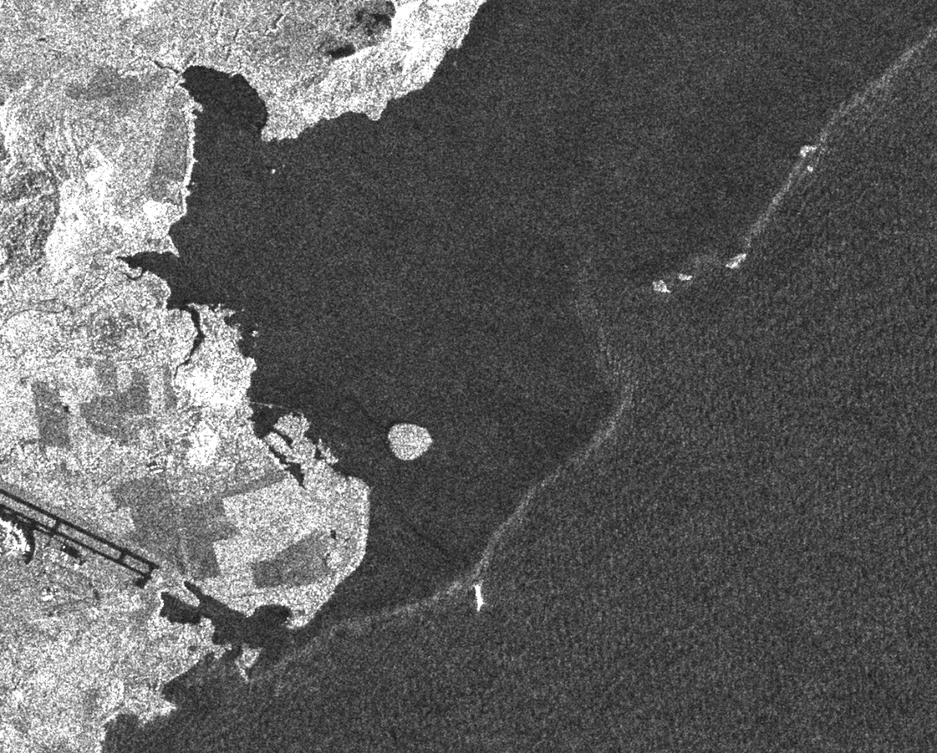
#> input picture A.png, 937 x 753 px, shrunk from 1164 x 935 before the run, found by its file name
$ jupyter execute --allow-errors 'PCA Test Normalisation.ipynb'
#> lines starting #> are read from the running program, lines starting #| are printed output that depends on the picture
[cell 1]
from google.colab import files
files.upload()
#> the answer given: A.png
files.upload()
#> the answer given: B.png

[cell 2]
import cv2
from collections import Counter
import numpy as np
import matplotlib.pyplot as plt
from sklearn.cluster import KMeans
from sklearn.decomposition import PCA
from sklearn.metrics import pairwise_distances_argmin
from sklearn.utils import shuffle
from time import time
from PIL import Image


"""HELPER FUNCTIONS"""

# Perform quantization - called by runner()
def quantize(img="A.PNG",
             img_quant_kmean="A_kmean.PNG", img_quant_random="A_random.PNG"):
    """
    Normalize the R/G/B histograms of B separately to match A
    :param img: The filepath (string) to the original image, with image file extension
    :param img_quant_kmean: The filepath (string) to the image after K-means quantization, with image file extension
    :param img_quant_random: The filepath (string) to the image after random quantization, with image file extension
    :returns: Nothing, but the image files are just saved in the respective filepaths
    """

    n_colors = 64

    # Load the photo
    oilspill = Image.open(img)

    # Convert to floats instead of the default 8 bits integer coding. Dividing by
    # 255 is important so that plt.imshow behaves works well on float data (need to
    # be in the range [0-1])
    oilspill = np.array(oilspill, dtype=np.float64) / 255

    # Load Image and transform to a 2D numpy array.
    w, h, d = original_shape = tuple(oilspill.shape)
    image_array = np.reshape(oilspill, (w * h, d))

    # print("Fitting model on a small sub-sample of the data")
    # t0 = time()
    image_array_sample = shuffle(image_array, random_state=0)[:1000]
    kmeans = KMeans(n_clusters=n_colors, random_state=0).fit(image_array_sample)
    # print("done in %0.3fs." % (time() - t0))

    # Get labels for all points
    # print("Predicting color indices on the full image (k-means)")
    # t0 = time()
    labels = kmeans.predict(image_array)
    # print("done in %0.3fs." % (time() - t0))

    codebook_random = shuffle(image_array, random_state=0)[:n_colors]
    # print("Predicting color indices on the full image (random)")
    # t0 = time()
    labels_random = pairwise_distances_argmin(codebook_random,
                                              image_array,
                                              axis=0)
    # print("done in %0.3fs." % (time() - t0))

    def recreate_image(codebook, labels, w, h):
        """Recreate the (compressed) image from the code book & labels"""
        d = codebook.shape[1]
        image = np.zeros((w, h, d))
        label_idx = 0
        for i in range(w):
            for j in range(h):
                image[i][j] = codebook[labels[label_idx]]
                label_idx += 1
        return image

    # [12 lines of commented-out code are left out]

    img1_output = recreate_image(kmeans.cluster_centers_, labels, w, h)
    img2_output = recreate_image(codebook_random, labels_random, w, h)

    # [6 lines of commented-out code are left out]

    kmean_output = Image.fromarray((img1_output * 255).astype(np.uint8), "RGBA");
    kmean_output.save(img_quant_kmean)
    random_output = Image.fromarray((img2_output * 255).astype(np.uint8), "RGBA");
    random_output.save(img_quant_random)


# Split image array into R/G/B channels - called by normalize()
def split_into_rgb_channels(image):
    """
    Split the target image into its red, green and blue channels.

    :param image: The input image as an numpy array of shape (rows, columns, 3).
    :returns:
        output - three numpy arrays of shape (rows, columns) and dtype same as
         image, containing the corresponding channels.
    """
    red = image[:, :, 2]
    green = image[:, :, 1]
    blue = image[:, :, 0]
    return red, green, blue


# Perform normalization - called by runner()
def normalize(before="A.PNG", after="B.PNG", after_norm="B_norm.PNG"):
    """
    Normalize the R/G/B histograms of B separately to match A
    :param before: The filepath (string) to the before image, with image file extension
    :param after: The filepath (string) to the after image, with image file extension
    :param after_norm: The filepath (string) to the after image after normalization, with image file extension
    :returns: Nothing, but the image files are just saved in the respective filepaths
    """

    # READ IMAGES
    reference2D = cv2.imread(before)  # before - by convention this is the reference
    source2D = cv2.imread(after)  # after

    # Initialise a new size to standardise dimensions between the two images
    new_size = np.asarray(reference2D.shape)
    reference2D = cv2.resize(reference2D, (new_size[1], new_size[0])).astype(int)  # BUG FIX
    source2D = cv2.resize(source2D, (new_size[1], new_size[0])).astype(int)  # BUG FIX

    reference2D_red, reference2D_green, reference2D_blue = split_into_rgb_channels(reference2D)
    source2D_red, source2D_green, source2D_blue = split_into_rgb_channels(source2D)
    target_red = np.zeros(source2D_red.shape).astype(int)
    target_green = np.zeros(source2D_green.shape).astype(int)
    target_blue = np.zeros(source2D_blue.shape).astype(int)

    for reference2D, source2D, channel in zip(
        (reference2D_red, reference2D_green, reference2D_blue),
        (source2D_red, source2D_green, source2D_blue),
        (2, 1, 0)):

        # For the rest of the analysis, unravel into a 1D array
        source = source2D.ravel()
        reference = reference2D.ravel()

        # Get the set of unique pixel values and their corresponding indices and counts
        s_values, s_idx, s_counts = np.unique(
            source, return_inverse=True, return_counts=True)

        # We can do the same with the reference (but we don't need the r_idx for this)
        r_values, r_counts = np.unique(reference, return_counts=True)

        # Now we need to calculate the empirical cumulative distribution, scaled 0 to 1.
        # Each quantile tells us, for each unique value, what proportion of the data fall at or below that value.
        # - If matching by CDF:
        s_quantiles = np.cumsum(s_counts).astype(np.float64) / source.size
        r_quantiles = np.cumsum(r_counts).astype(np.float64) / reference.size

        # To put it simply, we need to adjust source so that the blue line
        # matches the green line as closely as possible.
        # To do this, we can linearly interpolate on the arrays. This is the core concept of the algorithm.
        # The value of the source CDF at each unique input is mapped to the reference CDF
        # (It need not be an exact equality as we use linear interpolation).
        # The reference cdf value is then used to look up the corresponding reference value
        # (interpolated between values if the match isn't exact).
        # The interpolated values have the same shape as s_values -
        # the result is the new set of source values to replace the original.
        interp_r_values = np.interp(s_quantiles, r_quantiles, r_values)

        # Now we can take our s_idx to recreate an array of the same size as the source but with new values
        # this is the "new" source2D aka. the "B" image
        if channel == 2:
            target_red = interp_r_values[s_idx].reshape((new_size[0], new_size[1]))
            target = target_red
        elif channel == 1:
            target_green = interp_r_values[s_idx].reshape((new_size[0], new_size[1]))
            target = target_green
        else:
            target_blue = interp_r_values[s_idx].reshape((new_size[0], new_size[1]))
            target = target_blue

        # We can also visually assess the quality of the histogram match
        t_values, t_counts = np.unique(target, return_counts=True)
        t_quantiles = np.cumsum(t_counts).astype(np.float64) / target.size

        # [6 lines of commented-out code are left out]

    target = cv2.merge((target_blue, target_green, target_red)).astype(int)

    # Save normalised source2D image
    cv2.imwrite(after_norm, target)


# Find vector set - called by pcakmc()
def find_vector_set(diff_image, new_size, h):
    """
    Using the difference image, finds the vector set x_d(y,x) and the mean vector of this set.

    :param diff_image: Difference image X_d = |X_2 - X_1|
    :param new_size: Dimensions of the difference image
    :param h: Dimensions of sampling (square) block of neighbours to use for flattening to obtain 1d vector
    :returns:
        vector_set - A row matrix with (m×n)/(5×5) rows, where m×n is the dimension of the diff image
        mean_vec - The mean vector of vector_set
    """
    i = 0
    j = 0
    vector_set = np.zeros((int(new_size[0] * new_size[1] / h**2), h**2))  # intialise vector_set

    # Obtain h×h *non-overlapping* blocks of the difference image
    while i < vector_set.shape[0]:
        while j < new_size[1]:
            k = 0
            while k < new_size[0]:
                block = diff_image[k:k + h, j:j + h]  # BUG FIX 6 Nov 2020 swapped j and k
                feature = block.ravel()  # flatten the block to obtain a 1d vector
                vector_set[i, :] = feature
                k = k + h
            j = j + h
        i = i + 1
    mean_vec = np.mean(vector_set, axis=0)
    vector_set = vector_set - mean_vec  # mean-normalise the vector_set
    return vector_set, mean_vec


# Find feature vector space (FVS) - called by pcakmc()
def find_FVS(EVS, diff_image, mean_vec, new_size, r):
    """
    Finds feature vector space using eigenvector space,
    by projecting the obtained eigenvectors onto to the difference image

    :param EVS: Eigenvector set from applying PCA to the vector set
    :param diff_image: Difference image X_d = |X_2 - X_1|
    :param mean_vec: Mean vector of vector_set
    :param new_size: Dimensions of the difference image
    :param r: Sampling block half-length
    :return: FVS - Feature vector set
    """
    i = r
    feature_vector_set = []
    while i < new_size[1] - r:
        j = r
        while j < new_size[0] - r:
            block = diff_image[j-r:j+r+1, i-r:i+r+1]  # BUG FIX 6 Nov 2020 swapped i and j
            feature = block.flatten()  # flatten the feature_vector_set into a 1D vector
            feature_vector_set.append(feature)
            j = j + 1
        i = i + 1
    FVS = np.dot(feature_vector_set, EVS)
    FVS = FVS - mean_vec  # mean-normalise the FVS
    return FVS


# Apply k-means clustering to FVS - called by pcakmc()
def clustering(FVS, clusters, new_size, r):
    """
    Performs k-means clustering of the FVS to obtain two clusters.
    The cluster with the lowest number of pixels (since the changed component is lesser than the changed)
    is assigned to the least_index.

    :param FVS: Feature vector set
    :param clusters: Number of clusters used
    :param new_size: Dimensions of the difference image
    :param r: Sampling block half-length
    :returns:
        least_index - Index of identified cluster with fewest pixels
        change_map - Final resulting image that displays detected changes
    """
    kmeans = KMeans(clusters, verbose=0)
    kmeans.fit(FVS)
    output = kmeans.predict(FVS)
    count = Counter(output)
    least_index = min(count, key=count.get)
    change_map = np.reshape(output, (new_size[1] - 2*r, new_size[0] - 2*r))
    return least_index, change_map


# Wrapper function
def runner(before="A.PNG", after="B.PNG", diff="D.PNG", change="C.PNG",
            block_size=5, erode_size=3, PCA_dimen=None):
    """
    Function that interfaces between the reading/saving of images and the actual PCA-KMC algorithm.

    :param before: The filepath (string) to the before image, with image file extension
    :param after: The filepath (string) to the after image, with image file extension
    :param diff: The filepath (string) for the created diff image, with image file extension
    :param change: The filepath (string) for the created changemap image, with image file extension
    :param block_size: Block size (h×h) - must be odd and smaller than sqrt(longest dimension)
    :param erode_size: Erosion size to clean the change map
    :param PCA_dimen: Number of PCA dimensions to consider, set to None for default
    :returns: Nothing, but the image files are just saved in the diff and change filepaths
    """

    # Run quantization
    quantize(img=before,
             img_quant_kmean=before.replace("A", "A_kmean"),
             img_quant_random=before.replace("A", "A_random"))
    quantize(img=after,
             img_quant_kmean=after.replace("B", "B_kmean"),
             img_quant_random=after.replace("B", "B_random"))

    # Run normalization
    normalize(before=before.replace("A", "A_kmean"),
              after=after.replace("B", "B_kmean"),
              after_norm=after.replace("B", "B_kmean_norm"))

    # Load images
    imgA = cv2.imread(before.replace("A", "A_kmean"))  # t1
    imgB = cv2.imread(after.replace("B", "B_kmean_norm"))  # t2
    imgD, imgC = pcakmc(imgA=imgA, imgB=imgB,
                        block_size=block_size, erode_size=erode_size, PCA_dimen=PCA_dimen)

    # Save / Display the difference image
    # cv2.imshow("diff_image", diff_image.astype(np.uint8))
    cv2.imwrite(diff, imgD)
    # cv2.waitKey(0)
    # cv2.destroyAllWindows()

    # Display the cleaned change map
    # cv2.imshow("cleanChangeMap", cleanChangeMap)
    cv2.imwrite(change, imgC)
    # cv2.waitKey(0)
    # cv2.destroyAllWindows()


# Actual PCA-KMC algorithm - called by runner()
def pcakmc(imgA, imgB, block_size, erode_size, PCA_dimen):
    """
    The actual PCA-KMC algorithm
    This implementation is based on the following paper:
    Unsupervised Change Detection in Satellite Images Using Principal Component Analysis and k-Means Clustering
    (Turgay Celik, 2009)
    http://ieeexplore.ieee.org/abstract/document/5196726

    :param imgA: An 3D R×C×K array, where R = # of pixel rows, C = # of pixel columns and K = # of channels
    :param imgB: An 3D R×C×K array, where R = # of pixel rows, C = # of pixel columns and K = # of channels
    :param block_size: Block size (h×h) - must be odd and smaller than sqrt(longest dimension)
    :param erode_size: Erosion size to clean the change map
    :param PCA_dimen: Number of PCA dimensions to consider, set to None for default
    :returns:
        imgD - An 3D R×C×K array corresponding to the diff image
        imgC - An 3D R×C×K array corresponding to the changemap image
    """

    if PCA_dimen is not None:
        assert PCA_dimen <= block_size ** 2
    assert block_size % 2 != 0

    # Params
    h = block_size
    """Block size (h×h) - must be odd and smaller than sqrt(longest dimension)"""
    r = int((h - 1) / 2)
    """Block half-size"""
    c = erode_size
    """Erosion size"""

    # Convert to grayscale
    image1 = cv2.cvtColor(imgA, cv2.COLOR_BGR2GRAY)
    image2 = cv2.cvtColor(imgB, cv2.COLOR_BGR2GRAY)

    # Initialise a new size to standardise dimensions between the two images
    new_size = np.asarray(image1.shape)

    # Resize image into a multiple of block size h
    if image1.shape[0] % h != 0:
        new_size[0] = int(image1.shape[0] / h) * h
    if image1.shape[1] % h != 0:
        new_size[1] = int(image1.shape[1] / h) * h

    # Obtain difference image, i.e. their absolute intensity value differences
    # Here the difference image will have pixel values different for the regions where change is noticed when compared
    # to the rest of the image.
    image1 = cv2.resize(image1, (new_size[1], new_size[0])).astype(int)  # BUG FIX
    image2 = cv2.resize(image2, (new_size[1], new_size[0])).astype(int)  # BUG FIX
    diff_image = abs(image1 - image2)  # The difference image X_d = |X_2 - X_1|

    # Find mean-normalised vector set
    vector_set, mean_vec = find_vector_set(diff_image, new_size, h)

    # Perform PCA to get eigenvector space (EVS)
    # Alternatively to obtain the eigenvector space,
    # w, v = np.linalg.eig(vector_set)
    # can also be used, where w is the eigenvalues and v is the eigen vectors.
    if PCA_dimen is None or PCA_dimen == h ** 2:  # i.e. no dimensionality reduction
        pca = PCA(n_components=h**2)
        pca.fit(vector_set)
    else:  # TODO Future dimensionality reduction goes under find_FVS
        pca = PCA(n_components=PCA_dimen)
        pca.fit_transform(vector_set)
        raise NotImplementedError
    EVS = pca.components_  # eigenvectors are already sorted in order of decreasing eigenvalues
    # eigenvalues = pca.explained_variance_  # unhide to get eigenvalues

    # Find FVS and clusters
    FVS = find_FVS(EVS, diff_image, mean_vec, new_size, r)
    clusters = 2
    least_index, change_map = clustering(FVS, clusters, new_size, r)

    # Set unchanged cluster pixels to black
    change_map[change_map == least_index] = 255
    change_map = change_map.astype(np.uint8)

    # BUG FIX Patch to flip and rotate image at the end (TODO find better way of doing this)
    change_map = cv2.flip(change_map, 0)
    change_map = cv2.rotate(change_map, cv2.cv2.ROTATE_90_CLOCKWISE)

    # Erode/clean the change map
    kernel = np.ones((c, c), np.uint8)
    cleanChangeMap = cv2.erode(change_map, kernel)

    return diff_image, cleanChangeMap


if __name__ == "__main__":
    # Global parameters
    h = 5
    """Block size (h×h) - must be odd and smaller than sqrt(longest dimension)"""
    c = 3
    """Erosion size"""

    """
    README - TEST DATA REQUIREMENTS
    All image pairs should be located:
    - under a subfolder named "test" (or "content" for Colab)
    - under a subfolder numbered "0", "1", "2" onwards
    All image pairs should be named as:
    - "A" for before image
    - "B" for after image
    File extensions does not matter as long as:
    - A and B have the same file extensions
    - It is either .tif, .png, .jpg or .bmp format
    """

    runner(before="A.PNG",
            after="B.PNG",
            diff="D.PNG",
            change="C.PNG")
#> in quantize, oilspill is the input picture: PIL image 937x753 RGBA; mean R, G, B, A 97.1, 97.1, 97.1, 255
#> in quantize, `image_array_sample = shuffle(image_array, random_state=0)[:1000]`: image_array_sample = 1000 rows, first 6: [0.259, 0.259, 0.259, 1], [0.514, 0.514, 0.514, 1], [0.208, 0.208, 0.208, 1], [0.263, 0.263, 0.263, 1], [0.953, 0.953, 0.953, 1], [0.576, 0.576, 0.576, 1]
#> in quantize, `codebook_random = shuffle(image_array, random_state=0)[:n_colors]`: codebook_random = 64 rows, first 6: [0.259, 0.259, 0.259, 1], [0.514, 0.514, 0.514, 1], [0.208, 0.208, 0.208, 1], [0.263, 0.263, 0.263, 1], [0.953, 0.953, 0.953, 1], [0.576, 0.576, 0.576, 1]
#> after the loop in recreate_image, `for i in range(w):`: label_idx = 705561
#> call 2 of quantize, with img = 'B.PNG', img_quant_kmean = 'B_kmean.PNG', img_quant_random = 'B_random.PNG'
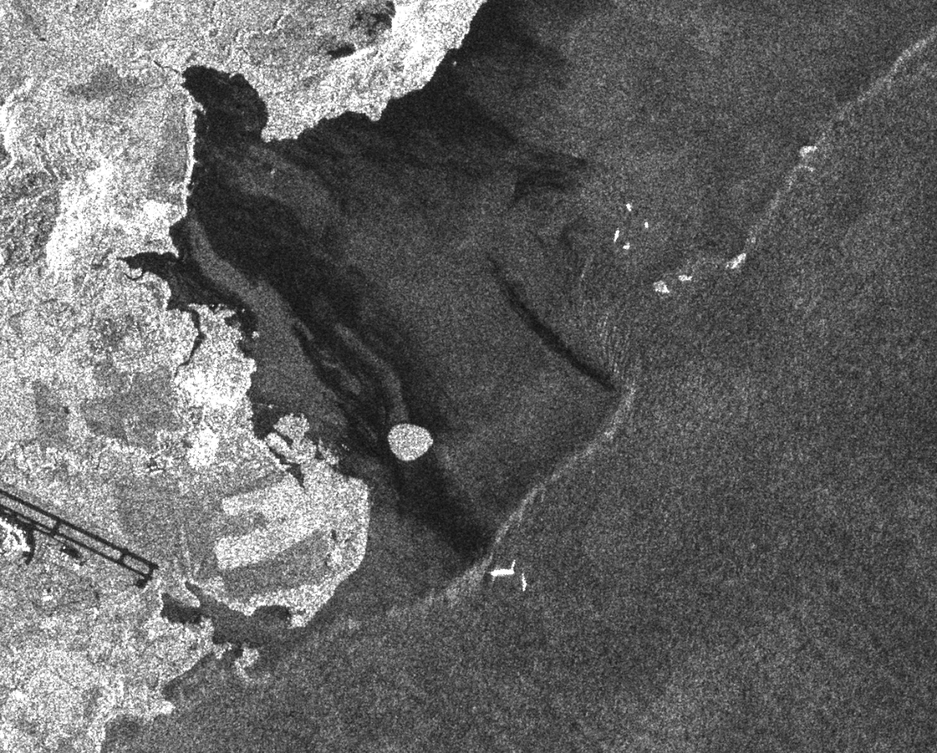
#> input picture B.png, 937 x 753 px, shrunk from 1164 x 935 before the run, found by its file name
#> in quantize, oilspill is the input picture: PIL image 937x753 RGBA; mean R, G, B, A 101.3, 101.3, 101.3, 255
#> in quantize (call 2), `image_array_sample = shuffle(image_array, random_state=0)[:1000]`: image_array_sample = 1000 rows, first 6: [0.169, 0.169, 0.169, 1], [0.357, 0.357, 0.357, 1], [0.318, 0.318, 0.318, 1], [0.416, 0.416, 0.416, 1], [1, 1, 1, 1], [0.467, 0.467, 0.467, 1]
#> in quantize (call 2), `codebook_random = shuffle(image_array, random_state=0)[:n_colors]`: codebook_random = 64 rows, first 6: [0.169, 0.169, 0.169, 1], [0.357, 0.357, 0.357, 1], [0.318, 0.318, 0.318, 1], [0.416, 0.416, 0.416, 1], [1, 1, 1, 1], [0.467, 0.467, 0.467, 1]
#> the loop in normalize, `for reference2D, source2D, channel in zip( (reference2D_red, reference..` made 3 passes
#> channel on passes 1 to 3: 2, 1, 0
#> in pcakmc, `diff_image = abs(image1 - image2)`:
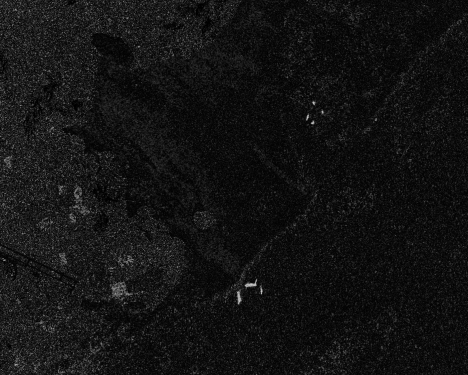
#> diff_image: shape (750, 935) int64 (shown at 1/2 size); min 0, max 211, mean 19.2
#> after the loop in find_vector_set, `while i < vector_set.shape[0]:`: i = 28050; j = 935
#> in find_vector_set, `mean_vec = np.mean(vector_set, axis=0)`: mean_vec = 25 values, max 0.00239 at index 17, min 0 at index 4, mean 0.000598
#> after the loop in find_FVS, `while i < new_size[1] - r:`: feature_vector_set = 694526 items; i = 933
#> in pcakmc, `FVS = find_FVS(EVS, diff_image, mean_vec, new_size, r)`:
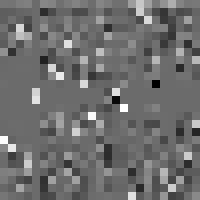
#> EVS: shape (25, 25) float64 (shown 8 times larger); min -0.69, max 0.94, mean 0.0153; drawn with min black and max white
#> in clustering, `count = Counter(output)`: count = {0: 182800, 1: 511726}
#> (the rest of the program and of its run is left out)
